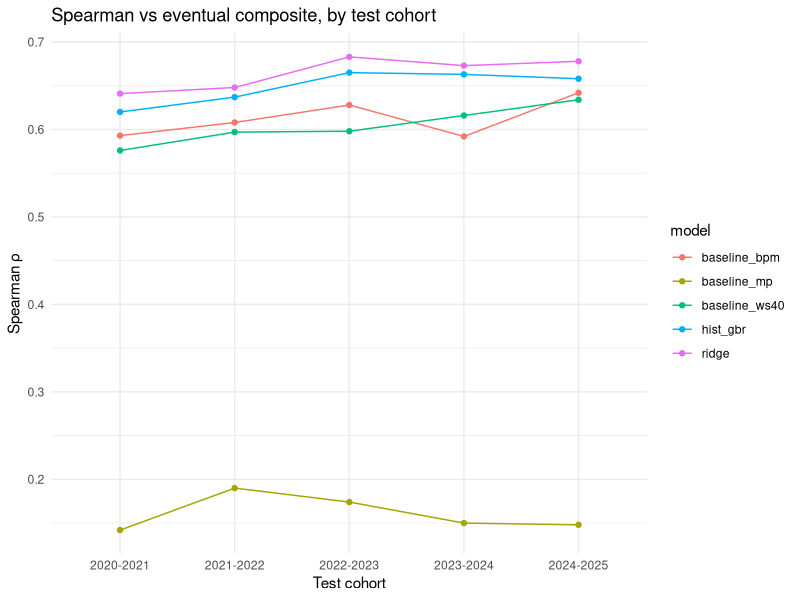
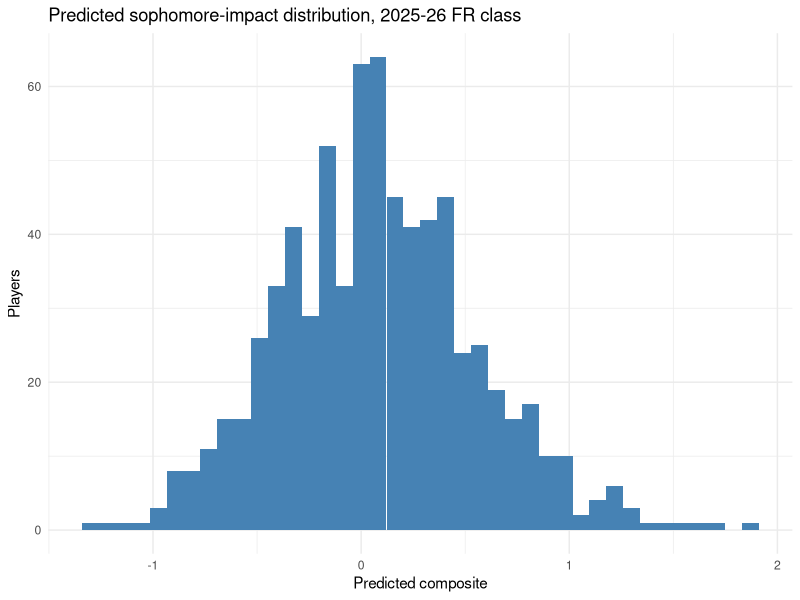

Reproduce these figures in R, in order.
## ---- chunk 1
library(tidyverse)
watchlist <- read_csv("freshman_watchlist_2026.csv", show_col_types = FALSE)
backtest <- read_csv("backtest_results.csv", show_col_types = FALSE)
## ---- chunk 2
backtest |>
  group_by(model) |>
  summarise(spearman = mean(spearman), precision_at_20 = mean(`precision@20`),
            auc = mean(auc_breakout), .groups = "drop") |>
  arrange(desc(spearman)) |>
  knitr::kable(digits = 3)
## ---- chunk 3
backtest |>
  ggplot(aes(test_season, spearman, color = model, group = model)) +
  geom_line() + geom_point() +
  labs(title = "Spearman vs eventual composite, by test cohort",
       x = "Test cohort", y = "Spearman ρ") +
  theme_minimal()
## ---- chunk 4
watchlist |>
  filter(rank <= 25) |>
  select(rank, player, team, pos, g, mp, ts_pct, usg_pct, bpm, ws_per_40,
         predicted_composite, tier) |>
  knitr::kable(digits = 2)
## ---- chunk 5
ggplot(watchlist, aes(predicted_composite)) +
  geom_histogram(bins = 40, fill = "steelblue") +
  labs(title = "Predicted sophomore-impact distribution, 2025-26 FR class",
       x = "Predicted composite", y = "Players") +
  theme_minimal()
